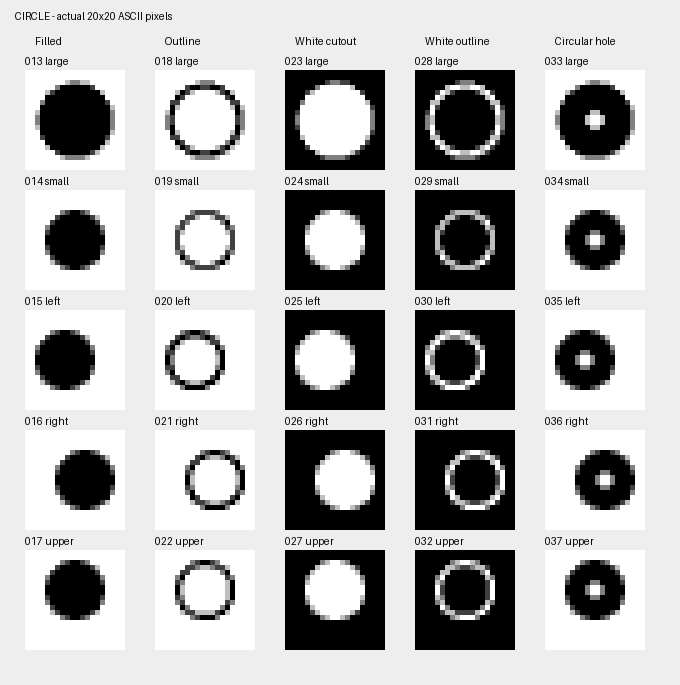
#> input picture dataset/gold/shapes-250/previews/circle.png, 680 x 685 px
$ python -i image_to_ascii.py   (imports and definitions only)
#> lines starting #> are read from the running program, lines starting #| are printed output that depends on the picture
#> further down, picture is the input picture: PIL image 680x685 RGB; min 0, max 255, mean 182.6
"""Convert a raster image to an ID-prompt.txt dataset record with five brightness levels."""

import argparse
from pathlib import Path
import re

from PIL import Image, ImageOps

from prompts import PALETTE


def to_ascii(image, size=20):
    """Fit to a square white canvas, then quantize to the shared light-to-dark palette."""
#> called with size = 20
    if size < 1:
        raise ValueError("Size must be positive")
    image = ImageOps.exif_transpose(image).convert("RGBA")
    white = Image.new("RGBA", image.size, "white")
#> white: PIL image 680x685 RGBA; every value is 255
    gray = Image.alpha_composite(white, image).convert("L")
    scale = min(size / gray.width, size / gray.height)
#> scale = 0.0292
    dimensions = (max(1, round(gray.width * scale)), max(1, round(gray.height * scale)))
#> dimensions = (20, 20)
    gray = gray.resize(dimensions, Image.Resampling.LANCZOS)
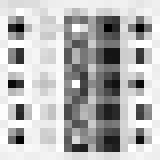
#> gray: PIL image 20x20 L (shown 8 times larger); min 0, max 255, mean 182.8
    canvas = Image.new("L", (size, size), 255)
#> canvas: PIL image 20x20 L; every value is 255
    canvas.paste(gray, ((size - gray.width) // 2, (size - gray.height) // 2))
    pixels = canvas.load()
    return "\n".join(
        "".join(PALETTE[round((255 - pixels[x, y]) * (len(PALETTE) - 1) / 255)]
                for x in range(size))
        for y in range(size)
    )


def write_example(source, *, prompt, example_id, size=20, output_dir=Path("dataset/gold")):
    if not prompt.strip() or "\n" in prompt or "\r" in prompt:
        raise ValueError("Prompt must be one nonempty line")
    if example_id < 1:
        raise ValueError("ID must be positive")
    prompt = prompt.strip()
    slug = re.sub(r"[^a-z0-9]+", "-", prompt.lower()).strip("-") or "clipart"
    output_dir = Path(output_dir)
    if any(output_dir.rglob(f"{example_id:03}-*.txt")):
        raise FileExistsError(f"ID {example_id:03} already exists in {output_dir}")
    with Image.open(source) as image:
        artwork = to_ascii(image, size)
    output_dir.mkdir(parents=True, exist_ok=True)
    output = output_dir / f"{example_id:03}-{slug}.txt"
    with output.open("x", encoding="utf-8", newline="\n") as file:
        file.write(prompt + "\n" + artwork + "\n")
    return output


def main():
    parser = argparse.ArgumentParser(description=__doc__)
    parser.add_argument("image", type=Path, help="source PNG, JPEG, WebP, or other Pillow-supported raster image")
    parser.add_argument("--prompt", required=True, help="target description written on the first line")
    parser.add_argument("--id", dest="example_id", type=int, required=True, help="positive dataset ID")
    parser.add_argument("--size", type=int, default=20, help="square output size (default: 20)")
    parser.add_argument("--output-dir", type=Path, default=Path("dataset/gold"))
    args = parser.parse_args()
    try:
        output = write_example(args.image, prompt=args.prompt, example_id=args.example_id,
                               size=args.size, output_dir=args.output_dir)
    except (OSError, ValueError, Image.DecompressionBombError) as exc:
        parser.error(str(exc))
    print(output.resolve())


# [2 lines not run here, left out]

>>> from PIL import Image
>>> picture = Image.open('dataset/gold/shapes-250/previews/circle.png')
>>> result = to_ascii(picture)
